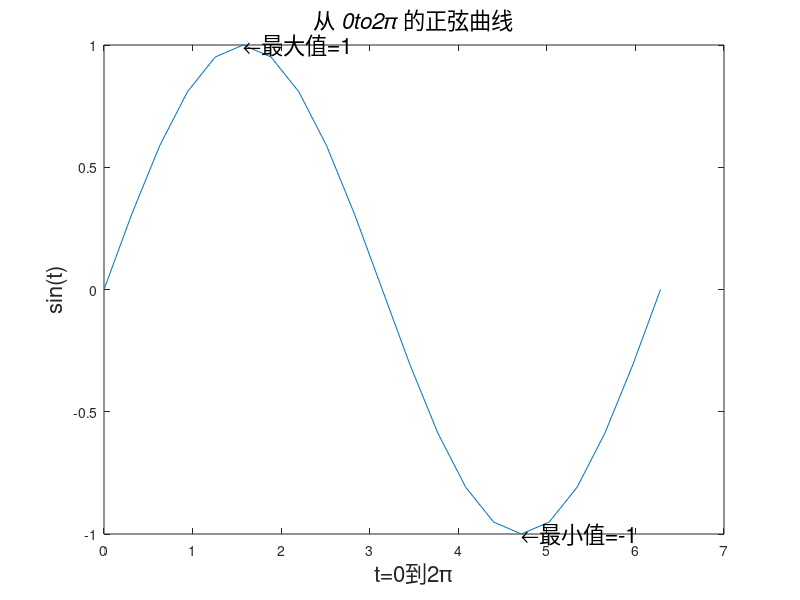

Write MATLAB code to recreate this figure.
% 图形标注
function Example06
h0=figure('toolbar','none',...
    'position',[200 150 450 400],...
    'name','Example06');
t=0:pi/10:2*pi;
h=plot(t,sin(t));
xlabel('t=0到2\pi','fontsize',16);
ylabel('sin(t)','fontsize',16);
title('\it{从 0to2\pi 的正弦曲线}','fontsize',16)
x=get(h,'xdata');
y=get(h,'ydata');
imin=find(min(y)==y);
imax=find(max(y)==y);
text(x(imin),y(imin),...
    ['\leftarrow最小值=',num2str(y(imin))],...
    'fontsize',16)
text(x(imax),y(imax),...
    ['\leftarrow最大值=',num2str(y(imax))],...
    'fontsize',16)